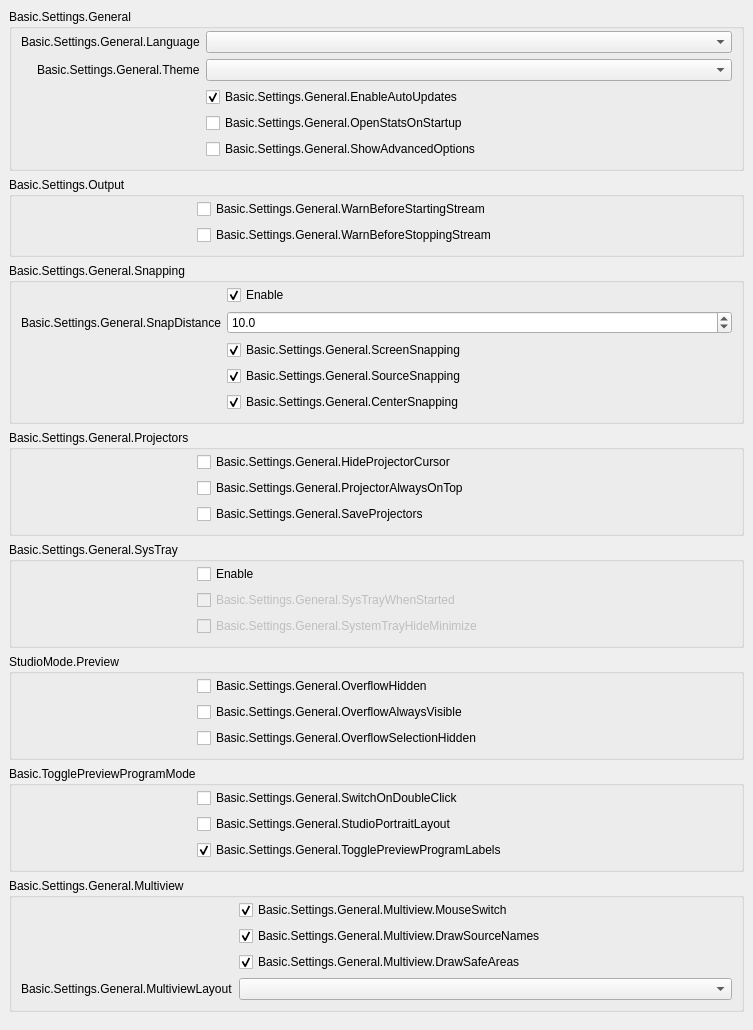
           <widget class="QWidget" name="scrollAreaWidgetContents_2">
            <property name="geometry">
             <rect>
              <x>0</x>
              <y>0</y>
              <width>753</width>
              <height>943</height>
             </rect>
            </property>
            <layout class="QVBoxLayout" name="verticalLayout_19">
             <property name="leftMargin">
              <number>0</number>
             </property>
             <property name="topMargin">
              <number>0</number>
             </property>
             <property name="rightMargin">
              <number>0</number>
             </property>
             <property name="bottomMargin">
              <number>9</number>
             </property>
             <item alignment="Qt::AlignTop">
              <widget class="QWidget" name="widget_2" native="true">
               <layout class="QVBoxLayout" name="verticalLayout_20">
                <item>
                 <widget class="QGroupBox" name="groupBox_15">
                  <property name="title">
                   <string>Basic.Settings.General</string>
                  </property>
                  <layout class="QFormLayout" name="formLayout_32">
                   <property name="fieldGrowthPolicy">
                    <enum>QFormLayout::AllNonFixedFieldsGrow</enum>
                   </property>
                   <property name="labelAlignment">
                    <set>Qt::AlignRight|Qt::AlignTrailing|Qt::AlignVCenter</set>
                   </property>
                   <property name="topMargin">
                    <number>2</number>
                   </property>
                   <item row="0" column="0">
                    <widget class="QLabel" name="label">
                     <property name="text">
                      <string>Basic.Settings.General.Language</string>
                     </property>
                     <property name="buddy">
                      <cstring>language</cstring>
                     </property>
                    </widget>
                   </item>
                   <item row="0" column="1">
                    <widget class="QComboBox" name="language"/>
                   </item>
                   <item row="1" column="0">
                    <widget class="QLabel" name="label_42">
                     <property name="text">
                      <string>Basic.Settings.General.Theme</string>
                     </property>
                     <property name="buddy">
                      <cstring>theme</cstring>
                     </property>
                    </widget>
                   </item>
                   <item row="1" column="1">
                    <widget class="QComboBox" name="theme"/>
                   </item>
                   <item row="2" column="0">
                    <spacer name="horizontalSpacer_3">
                     <property name="orientation">
                      <enum>Qt::Horizontal</enum>
                     </property>
                     <property name="sizeType">
                      <enum>QSizePolicy::Fixed</enum>
                     </property>
                     <property name="sizeHint" stdset="0">
                      <size>
                       <width>170</width>
                       <height>5</height>
                      </size>
                     </property>
                    </spacer>
                   </item>
                   <item row="2" column="1">
                    <widget class="QCheckBox" name="enableAutoUpdates">
                     <property name="text">
                      <string>Basic.Settings.General.EnableAutoUpdates</string>
                     </property>
                     <property name="checked">
                      <bool>true</bool>
                     </property>
                    </widget>
                   </item>
                   <item row="3" column="1">
                    <widget class="QCheckBox" name="openStatsOnStartup">
                     <property name="text">
                      <string>Basic.Settings.General.OpenStatsOnStartup</string>
                     </property>
                    </widget>
                   </item>
                   <item row="4" column="1">
                    <widget class="QCheckBox" name="showAdvancedOptionsCheckBox">
                     <property name="text">
                      <string>Basic.Settings.General.ShowAdvancedOptions</string>
                     </property>
                    </widget>
                   </item>
                  </layout>
                 </widget>
                </item>
                <item>
                 <widget class="QGroupBox" name="groupBox_16">
                  <property name="title">
                   <string>Basic.Settings.Output</string>
                  </property>
                  <layout class="QFormLayout" name="formLayout_2">
                   <property name="fieldGrowthPolicy">
                    <enum>QFormLayout::AllNonFixedFieldsGrow</enum>
                   </property>
                   <property name="topMargin">
                    <number>2</number>
                   </property>
                   <item row="0" column="0">
                    <spacer name="horizontalSpacer_5">
                     <property name="orientation">
                      <enum>Qt::Horizontal</enum>
                     </property>
                     <property name="sizeType">
                      <enum>QSizePolicy::Fixed</enum>
                     </property>
                     <property name="sizeHint" stdset="0">
                      <size>
                       <width>170</width>
                       <height>5</height>
                      </size>
                     </property>
                    </spacer>
                   </item>
                   <item row="0" column="1">
                    <widget class="QCheckBox" name="warnBeforeStreamStart">
                     <property name="text">
                      <string>Basic.Settings.General.WarnBeforeStartingStream</string>
                     </property>
                    </widget>
                   </item>
                   <item row="1" column="1">
                    <widget class="QCheckBox" name="warnBeforeStreamStop">
                     <property name="text">
                      <string>Basic.Settings.General.WarnBeforeStoppingStream</string>
                     </property>
                    </widget>
                   </item>
                  </layout>
                 </widget>
                </item>
                <item>
                 <widget class="QGroupBox" name="groupBox_10">
                  <property name="enabled">
                   <bool>true</bool>
                  </property>
                  <property name="sizePolicy">
                   <sizepolicy hsizetype="Preferred" vsizetype="Maximum">
                    <horstretch>0</horstretch>
                    <verstretch>0</verstretch>
                   </sizepolicy>
                  </property>
                  <property name="title">
                   <string>Basic.Settings.General.Snapping</string>
                  </property>
                  <property name="flat">
                   <bool>false</bool>
                  </property>
                  <layout class="QFormLayout" name="formLayout_21">
                   <property name="fieldGrowthPolicy">
                    <enum>QFormLayout::AllNonFixedFieldsGrow</enum>
                   </property>
                   <property name="labelAlignment">
                    <set>Qt::AlignRight|Qt::AlignTrailing|Qt::AlignVCenter</set>
                   </property>
                   <property name="topMargin">
                    <number>2</number>
                   </property>
                   <item row="0" column="1">
                    <widget class="QCheckBox" name="snappingEnabled">
                     <property name="text">
                      <string>Enable</string>
                     </property>
                     <property name="checked">
                      <bool>true</bool>
                     </property>
                    </widget>
                   </item>
                   <item row="2" column="1">
                    <widget class="QCheckBox" name="screenSnapping">
                     <property name="text">
                      <string>Basic.Settings.General.ScreenSnapping</string>
                     </property>
                     <property name="checked">
                      <bool>true</bool>
                     </property>
                    </widget>
                   </item>
                   <item row="4" column="1">
                    <widget class="QCheckBox" name="centerSnapping">
                     <property name="text">
                      <string>Basic.Settings.General.CenterSnapping</string>
                     </property>
                     <property name="checked">
                      <bool>true</bool>
                     </property>
                    </widget>
                   </item>
                   <item row="3" column="1">
                    <widget class="QCheckBox" name="sourceSnapping">
                     <property name="text">
                      <string>Basic.Settings.General.SourceSnapping</string>
                     </property>
                     <property name="checked">
                      <bool>true</bool>
                     </property>
                    </widget>
                   </item>
                   <item row="1" column="1">
                    <widget class="QDoubleSpinBox" name="snapDistance">
                     <property name="decimals">
                      <number>1</number>
                     </property>
                     <property name="singleStep">
                      <double>0.500000000000000</double>
                     </property>
                     <property name="value">
                      <double>10.000000000000000</double>
                     </property>
                    </widget>
                   </item>
                   <item row="1" column="0">
                    <widget class="QLabel" name="label_9">
                     <property name="text">
                      <string>Basic.Settings.General.SnapDistance</string>
                     </property>
                     <property name="buddy">
                      <cstring>snapDistance</cstring>
                     </property>
                    </widget>
                   </item>
                   <item row="3" column="0">
                    <spacer name="horizontalSpacer_4">
                     <property name="orientation">
                      <enum>Qt::Horizontal</enum>
                     </property>
                     <property name="sizeType">
                      <enum>QSizePolicy::Fixed</enum>
                     </property>
                     <property name="sizeHint" stdset="0">
                      <size>
                       <width>170</width>
                       <height>5</height>
                      </size>
                     </property>
                    </spacer>
                   </item>
                  </layout>
                 </widget>
                </item>
                <item>
                 <widget class="QGroupBox" name="groupBox_14">
                  <property name="title">
                   <string>Basic.Settings.General.Projectors</string>
                  </property>
                  <layout class="QFormLayout" name="formLayout_28">
                   <property name="fieldGrowthPolicy">
                    <enum>QFormLayout::AllNonFixedFieldsGrow</enum>
                   </property>
                   <property name="topMargin">
                    <number>2</number>
                   </property>
                   <item row="0" column="1">
                    <widget class="QCheckBox" name="hideProjectorCursor">
                     <property name="text">
                      <string>Basic.Settings.General.HideProjectorCursor</string>
                     </property>
                    </widget>
                   </item>
                   <item row="1" column="1">
                    <widget class="QCheckBox" name="projectorAlwaysOnTop">
                     <property name="text">
                      <string>Basic.Settings.General.ProjectorAlwaysOnTop</string>
                     </property>
                    </widget>
                   </item>
                   <item row="2" column="1">
                    <widget class="QCheckBox" name="saveProjectors">
                     <property name="text">
                      <string>Basic.Settings.General.SaveProjectors</string>
                     </property>
                    </widget>
                   </item>
                   <item row="1" column="0">
                    <spacer name="horizontalSpacer">
                     <property name="orientation">
                      <enum>Qt::Horizontal</enum>
                     </property>
                     <property name="sizeType">
                      <enum>QSizePolicy::Fixed</enum>
                     </property>
                     <property name="sizeHint" stdset="0">
                      <size>
                       <width>170</width>
                       <height>5</height>
                      </size>
                     </property>
                    </spacer>
                   </item>
                  </layout>
                 </widget>
                </item>
                <item>
                 <widget class="QGroupBox" name="groupBox_13">
                  <property name="title">
                   <string>Basic.Settings.General.SysTray</string>
                  </property>
                  <layout class="QFormLayout" name="formLayout_29">
                   <property name="fieldGrowthPolicy">
                    <enum>QFormLayout::AllNonFixedFieldsGrow</enum>
                   </property>
                   <property name="topMargin">
                    <number>2</number>
                   </property>
                   <item row="0" column="1">
                    <widget class="QCheckBox" name="systemTrayEnabled">
                     <property name="text">
                      <string>Enable</string>
                     </property>
                    </widget>
                   </item>
                   <item row="1" column="1">
                    <widget class="QCheckBox" name="systemTrayWhenStarted">
                     <property name="enabled">
                      <bool>false</bool>
                     </property>
                     <property name="text">
                      <string>Basic.Settings.General.SysTrayWhenStarted</string>
                     </property>
                    </widget>
                   </item>
                   <item row="2" column="1">
                    <widget class="QCheckBox" name="systemTrayAlways">
                     <property name="enabled">
                      <bool>false</bool>
                     </property>
                     <property name="text">
                      <string>Basic.Settings.General.SystemTrayHideMinimize</string>
                     </property>
                    </widget>
                   </item>
                   <item row="1" column="0">
                    <spacer name="horizontalSpacer_2">
                     <property name="orientation">
                      <enum>Qt::Horizontal</enum>
                     </property>
                     <property name="sizeType">
                      <enum>QSizePolicy::Fixed</enum>
                     </property>
                     <property name="sizeHint" stdset="0">
                      <size>
                       <width>170</width>
                       <height>5</height>
                      </size>
                     </property>
                    </spacer>
                   </item>
                  </layout>
                 </widget>
                </item>
                <item>
                 <widget class="QGroupBox" name="groupBox_18">
                  <property name="title">
                   <string>StudioMode.Preview</string>
                  </property>
                  <layout class="QFormLayout" name="formLayout_35">
                   <property name="fieldGrowthPolicy">
                    <enum>QFormLayout::AllNonFixedFieldsGrow</enum>
                   </property>
                   <property name="labelAlignment">
                    <set>Qt::AlignRight|Qt::AlignTrailing|Qt::AlignVCenter</set>
                   </property>
                   <property name="topMargin">
                    <number>2</number>
                   </property>
                   <item row="1" column="1">
                    <widget class="QCheckBox" name="overflowAlwaysVisible">
                     <property name="text">
                      <string>Basic.Settings.General.OverflowAlwaysVisible</string>
                     </property>
                    </widget>
                   </item>
                   <item row="0" column="0">
                    <spacer name="horizontalSpacer_25">
                     <property name="orientation">
                      <enum>Qt::Horizontal</enum>
                     </property>
                     <property name="sizeHint" stdset="0">
                      <size>
                       <width>170</width>
                       <height>5</height>
                      </size>
                     </property>
                    </spacer>
                   </item>
                   <item row="2" column="1">
                    <widget class="QCheckBox" name="overflowSelectionHide">
                     <property name="text">
                      <string>Basic.Settings.General.OverflowSelectionHidden</string>
                     </property>
                    </widget>
                   </item>
                   <item row="0" column="1">
                    <widget class="QCheckBox" name="overflowHide">
                     <property name="text">
                      <string>Basic.Settings.General.OverflowHidden</string>
                     </property>
                    </widget>
                   </item>
                  </layout>
                 </widget>
                </item>
                <item>
                 <widget class="QGroupBox" name="groupBox_11">
                  <property name="title">
                   <string>Basic.TogglePreviewProgramMode</string>
                  </property>
                  <layout class="QFormLayout" name="formLayout_31">
                   <property name="fieldGrowthPolicy">
                    <enum>QFormLayout::AllNonFixedFieldsGrow</enum>
                   </property>
                   <property name="labelAlignment">
                    <set>Qt::AlignRight|Qt::AlignTrailing|Qt::AlignVCenter</set>
                   </property>
                   <property name="topMargin">
                    <number>2</number>
                   </property>
                   <item row="0" column="1">
                    <widget class="QCheckBox" name="doubleClickSwitch">
                     <property name="text">
                      <string>Basic.Settings.General.SwitchOnDoubleClick</string>
                     </property>
                    </widget>
                   </item>
                   <item row="0" column="0">
                    <spacer name="horizontalSpacer_6">
                     <property name="orientation">
                      <enum>Qt::Horizontal</enum>
                     </property>
                     <property name="sizeHint" stdset="0">
                      <size>
                       <width>170</width>
                       <height>5</height>
                      </size>
                     </property>
                    </spacer>
                   </item>
                   <item row="1" column="1">
                    <widget class="QCheckBox" name="studioPortraitLayout">
                     <property name="text">
                      <string>Basic.Settings.General.StudioPortraitLayout</string>
                     </property>
                    </widget>
                   </item>
                   <item row="2" column="1">
                    <widget class="QCheckBox" name="prevProgLabelToggle">
                     <property name="text">
                      <string>Basic.Settings.General.TogglePreviewProgramLabels</string>
                     </property>
                     <property name="checked">
                      <bool>true</bool>
                     </property>
                    </widget>
                   </item>
                  </layout>
                 </widget>
                </item>
                <item>
                 <widget class="QGroupBox" name="groupBoxMultiview">
                  <property name="title">
                   <string>Basic.Settings.General.Multiview</string>
                  </property>
                  <layout class="QFormLayout" name="formLayoutMultiview">
                   <property name="fieldGrowthPolicy">
                    <enum>QFormLayout::AllNonFixedFieldsGrow</enum>
                   </property>
                   <property name="labelAlignment">
                    <set>Qt::AlignRight|Qt::AlignTrailing|Qt::AlignVCenter</set>
                   </property>
                   <property name="topMargin">
                    <number>2</number>
                   </property>
                   <item row="0" column="0">
                    <spacer name="horizontalSpacerMultiview">
                     <property name="orientation">
                      <enum>Qt::Horizontal</enum>
                     </property>
                     <property name="sizeType">
                      <enum>QSizePolicy::Fixed</enum>
                     </property>
                     <property name="sizeHint" stdset="0">
                      <size>
                       <width>170</width>
                       <height>5</height>
                      </size>
                     </property>
                    </spacer>
                   </item>
                   <item row="0" column="1">
                    <widget class="QCheckBox" name="multiviewMouseSwitch">
                     <property name="text">
                      <string>Basic.Settings.General.Multiview.MouseSwitch</string>
                     </property>
                     <property name="checked">
                      <bool>true</bool>
                     </property>
                    </widget>
                   </item>
                   <item row="1" column="1">
                    <widget class="QCheckBox" name="multiviewDrawNames">
                     <property name="text">
                      <string>Basic.Settings.General.Multiview.DrawSourceNames</string>
                     </property>
                     <property name="checked">
                      <bool>true</bool>
                     </property>
                    </widget>
                   </item>
                   <item row="2" column="1">
                    <widget class="QCheckBox" name="multiviewDrawAreas">
                     <property name="text">
                      <string>Basic.Settings.General.Multiview.DrawSafeAreas</string>
                     </property>
                     <property name="checked">
                      <bool>true</bool>
                     </property>
                    </widget>
                   </item>
                   <item row="3" column="1">
                    <widget class="QComboBox" name="multiviewLayout"/>
                   </item>
                   <item row="3" column="0">
                    <widget class="QLabel" name="label_64">
                     <property name="text">
                      <string>Basic.Settings.General.MultiviewLayout</string>
                     </property>
                     <property name="buddy">
                      <cstring>multiviewLayout</cstring>
                     </property>
                    </widget>
                   </item>
                  </layout>
                 </widget>
                </item>
               </layout>
              </widget>
             </item>
            </layout>
           </widget>
